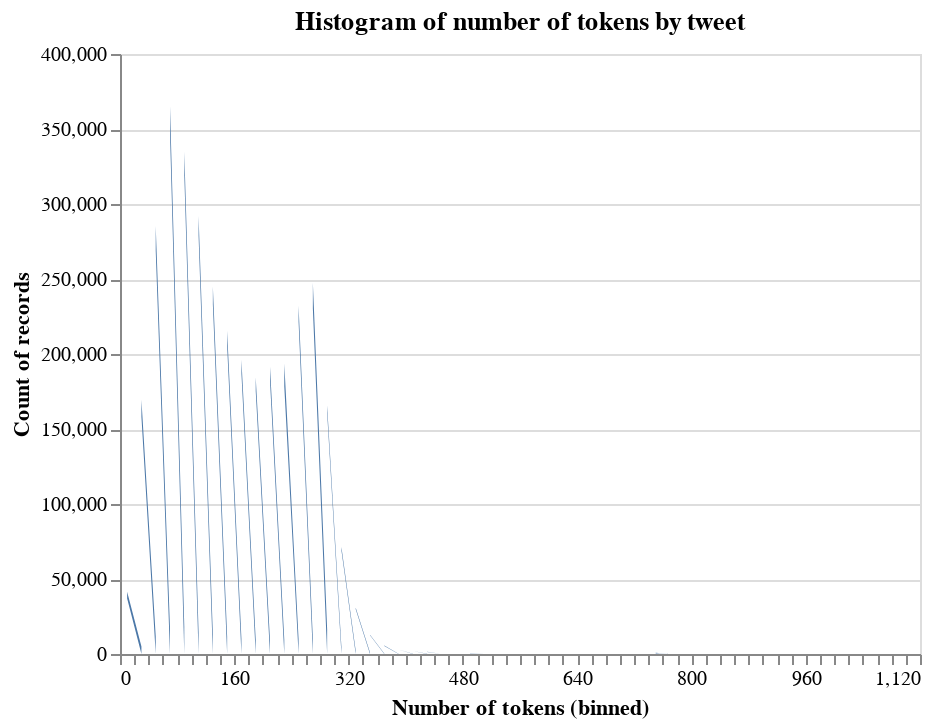

The code cell stored with this chart in its notebook:
### Code cell
histo = base.mark_area().encode(x=alt.X("tokens:Q", bin=alt.Bin(maxbins=70), title="Number of tokens (binned)"))
#line = base.transform_regression('tokens', 'counts', method="poly", order=1).mark_line(size=4, color="salmon")
histo

### Figure 1 — Vega-Lite specification as saved in the notebook (floating-point values rounded to 4 significant figures; data arrays with more than 128 entries replaced by an {"elided": "..."} marker saying what was removed)
{"$schema": "https://vega.github.io/schema/vega-lite/v4.8.1.json", "config": {"view": {"continuousHeight": 300, "continuousWidth": 400}}, "data": {"name": "data-4cecda0b9dc9d9677a7e84975b1d3906"}, "datasets": {"data-4cecda0b9dc9d9677a7e84975b1d3906": {"elided": "979 records"}}, "encoding": {"x": {"bin": {"maxbins": 70}, "field": "tokens", "title": "Number of tokens (binned)", "type": "quantitative"}, "y": {"field": "counts", "title": "Count of records", "type": "quantitative"}}, "mark": "area", "title": "Histogram of number of tokens by tweet"}
